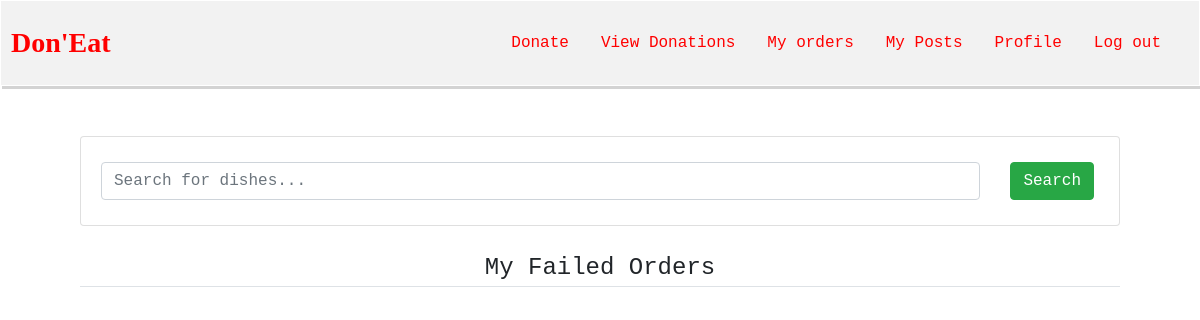
The page /myOrders/ (signed in) on the database as committed earlier.
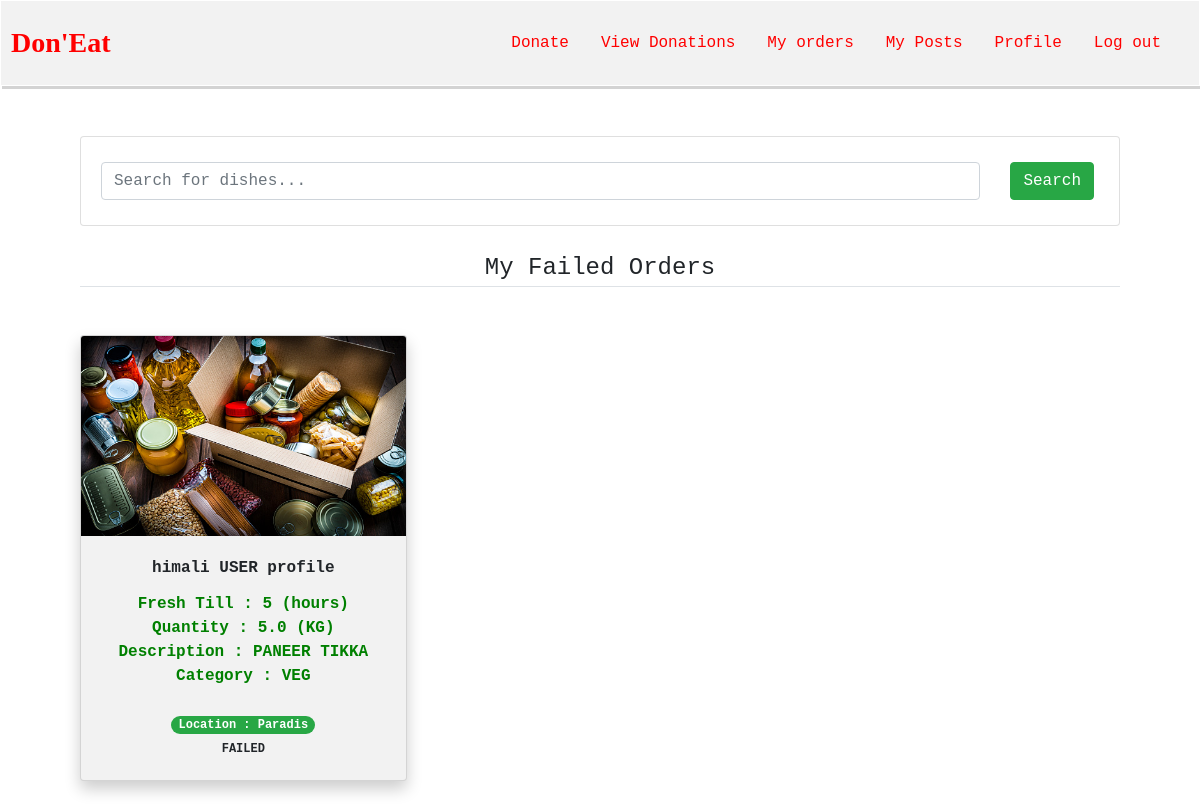
The same page on the database as committed later.
### posts/models.py (models this page shows, shortened)
class Item(models.Model):
    posting_organization = models.ForeignKey(ProfileModel,on_delete=models.CASCADE,null=True,related_name = 'posting_organization')
    ordering_organization = models.ForeignKey(ProfileModel,on_delete=models.CASCADE,null=True,related_name = 'ordering_organization')
    isOrdered = models.BooleanField(default=False,null=True)
    isDelivered = models.BooleanField(default=False,null=True)
    isQualityOK = models.BooleanField(default=False,null=True)
    isQuantityOK = models.BooleanField(default=False,null=True)
    description = models.CharField(max_length=100)
    quantity = models.FloatField()
    category = models.CharField(choices=CATEGORY_CHOICES, default='VEG',null=True,max_length=100)
    image = models.ImageField(default='default.png',upload_to='profile_pics')
    freshTill = models.IntegerField(default=0)
    walletPublicAddress = models.CharField(max_length=50,null=True,default=0)
    deliveredBy = models.ForeignKey(ProfileModel,on_delete=models.CASCADE,null=True,related_name = 'deliveredBy')
    isChecked = models.BooleanField(default=False,null=True)

### users/models.py (models this page shows)
class ProfileModel(models.Model):
    user = models.OneToOneField(User,on_delete=models.CASCADE)
    category = models.CharField(choices=CATEGORY_CHOICES, default='USER',null=True,max_length=100)
    image = models.ImageField(default='default.png',upload_to='profile_pics')
    instituteName = models.CharField(max_length=100,null=True)
    instituteType = models.CharField(choices=ORG_CHOICES, default='Others',null=True,max_length=100)
    location = models.CharField(max_length=100,null=True)
    acceptanceRate = models.FloatField(null=True,default=0)
    walletPublicAddress = models.CharField(max_length=50,null=True,default=0)
    def __str__(self):
        return f'{self.user.username} {self.category} profile'

### posts/views.py (the view)
# urls.py: path('myOrders/', posts_views.myOrders, name='myOrders'),
@login_required
def myOrders(request):
    ob = ProfileModel.objects.get(user=request.user)
    role = ob.category
    item_objects = Item.objects.all()
    org = ProfileModel.objects.get(user=request.user)
    item_objects = item_objects.filter(ordering_organization=org)
    item_objects = item_objects.filter(isChecked=True)
    item_objects = item_objects.filter(isDelivered=False)
    '''#adding search functionality
    if item_name != '' and item_name is not None:
        item_objects = item_objects.filter(title__icontains=item_name)

    #adding pagination
    paginator = Paginator(item_objects,6)
    page = request.GET.get('page')
    item_objects = paginator.get_page(page)'''
    return render(request, 'posts/myFailedOrders.html', {'item_objects': item_objects,'role':role})

### posts/templates/posts/myFailedOrders.html (shortened to what this page needs)
{% extends 'posts/base.html' %}
{% block body %}
    <div class="container">
    <div class="row">
        <div class="col-md-12">
            <form class="card card-sm">
                <div class="card-body row no-gutters align-items-center">
                    <div style="padding-right: 25px;" class="col">
                        <input type="search" name="item_name" placeholder="Search for dishes..." class="form-control form-control-borderless">
                    </div>
                    <div class="col-auto">
                        <button class="btn btn-success" type="submit"> Search </button>
                    </div>
                </div>
            </form>
        </div>
    </div>
    <br>
    <legend class="border-bottom mb-4" style="text-align: center;"> My Failed Orders </legend>
     <br>
    <div class="row">
        {%  for item in item_objects %}
        <div class="col-md-6 col-sm-6 col-lg-4 col-xs-6">
            <div class="card index-card">
                <img height="200px" width="300px" src="{{ item.image.url }}" class="card-img-top">
                <div class="card-body">
                    <div id="name{{ item.id }}" class="card-title">
                        {{ item.posting_organization }}
                    </div>
                    <div class="card-text">
                        <span id="price{{ item.id }}">  Fresh Till : {{ item.freshTill }} (hours) </span> <br>
                        <span id="price{{ item.id }}">  Quantity : {{ item.quantity }} (KG)</span> <br>
                        <span id="price{{ item.id }}">  Description : {{ item.description }} </span> <br>
                        <span id="price{{ item.id }}">  Category : {{ item.category }} </span> <br>
                        <br>
                                    <span class="badge badge-pill badge-success"> Location : {{ item.posting_organization.location }} </span>
                    </div>
                    <span class="badge badge-pill badge-failure"> FAILED  </span> <br>
                </div>
            </div>
        <br>
        </div>
        {% endfor %}
    </div>
    </div>
{% endblock %}

Rows that differ between the two databases and show on the page:
now on this page (row edited): Item: image (picture), posting_organization "himali USER profile", freshTill "5", quantity "5.0", description "PANEER TIKKA", category "VEG", posting_organization.location "Paradis"
